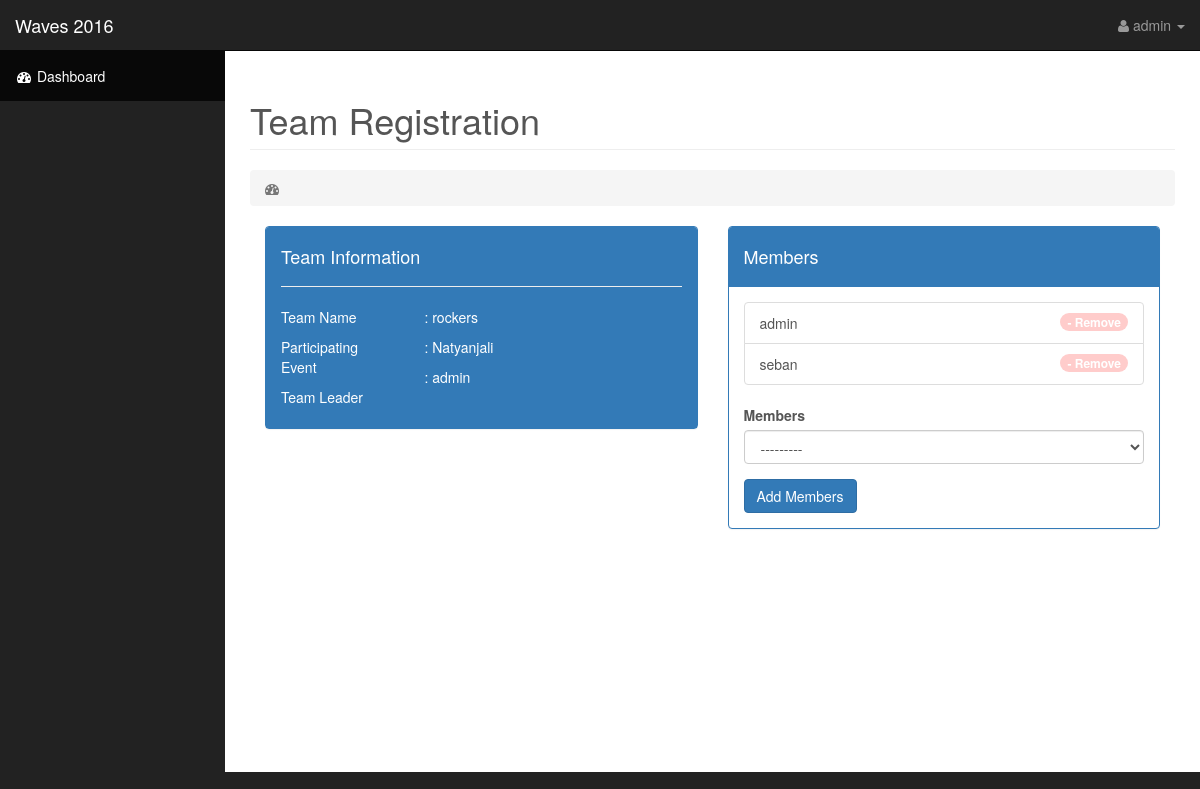
Screenshot of /events/teamcreate/1 (signed in) with the database file from the repository.
### team/models.py (models this page shows)
class Team(models.Model):
	team_name = models.CharField(max_length=120, unique=True)
	event = models.ForeignKey(Event,max_length=120, related_name = "event_team", on_delete = models.CASCADE)
	team_lead = models.ForeignKey(User, related_name = "team_lead", on_delete = models.CASCADE)

class Team_Members(models.Model):
	team = models.ForeignKey(Team, related_name = "team",on_delete=models.CASCADE)
	members = models.ForeignKey(User, related_name = "team_members",on_delete=models.CASCADE, blank=True, null=True)

### events/models.py (models this page shows)
class Event(models.Model):
    eventName = models.CharField(max_length=100)
    eventDate = models.DateTimeField(blank=True, null=True)
    eventRules = models.FileField(upload_to = "adminuploads/events/rules/" , blank=True, null=True)
    eventpic = models.ImageField(upload_to = "adminuploads/events/pics/" ,blank=True, null=True)
    event_desc = models.TextField(blank=True, null=True)
    event_type = models.CharField(max_length=1, choices=EVENT_TYPES)
    event_category = models.CharField(max_length=50, choices = CATEGORY, default='')
    def __str__(self):
        return self.eventName

### team/views.py (the view)
# urls.py: url(r'^events/teamcreate/([0-9]+)','team.views.Team_Create_Event', name='teamcreateevent'),
def Team_Create_Event(request,pkid):
	u = Event.objects.get(pk=pkid)
	membersdisabled = True
	if request.method == 'POST':
		form = TeamFormEvent(request.POST, initial = {'team_lead': request.user.id, 'event' : u})
	else:
		form = TeamFormEvent(initial = {'team_lead': request.user.id, 'event' : u})
	print(form.errors)
	if form.is_valid():
		instance = form.save(commit=False)
		instance.event = u
		instance.team_lead = request.user
		instance.save()
	if Team.objects.filter(team_lead = request.user.id, event = u).count() != 0 :
		membersdisabled = False
		form = Team.objects.get(team_lead = request.user.id, event = u)
	if request.GET.get('id'):
		idd = request.GET.get('id')
		Team_Members.objects.get(id=idd, team__event = u).delete()
		return HttpResponseRedirect("events/teamcreate/" + str(u.id))
	members = Team_Members.objects.filter(team__team_lead = request.user, team__event = u)
	if Team.objects.filter(team_lead = request.user.id, event = u).count() > 0:
		form2 = MemberForm(request.POST or None, initial = {'team': Team.objects.get(team_lead = request.user.id, event = u)})
	else:
		form2 = MemberForm(request.POST or None)
	print(form2)
	if form2.is_valid():
		instance = form2.save(commit=False)
		instance.team = Team.objects.get(team_lead = request.user.id, event = u)
		instance.save()
	context = {
		'form': form,
		'dis' : membersdisabled,
		'members': members,
		'form2': form2
	}
	return render(request, "teamcreate.html", context)

### team/forms.py
class MemberForm(forms.ModelForm):
	class Meta:
		model = Team_Members
		exclude = []
		widgets = {'team': forms.HiddenInput()}

### templates/teamcreate.html (shortened to what this page needs)
{% extends 'base.html' %}
{% load crispy_forms_tags %}
{% block heading %}
Team Registration
{% endblock %}
{% block content %}
<div class="col-md-6">
<div class="panel panel-primary panel-transparent">
<div class="panel-heading">
<h4>Team Information</h4>
{% if dis %}
<form method="POST">
		{% csrf_token %}
			{{  form|crispy }}
			{{  form.errors }}
		<input class = "btn btn-primary" type = "submit" value = "Create Team">
	</form>
{% else %}
<hr>
<div class = "row">
<div class = "col-md-4">
<p>Team Name           </p>
<p>Participating Event </p>
<p>Team Leader         </p>
</div>
<div class = "col-md-8">
<p>: {{ form.team_name }}</p>
<p>: {{ form.event }}</p>
<p>: {{ form.team_lead }}</p>
</div>
</div>
{% endif %}
</div>
</div>
</div>
<div class="col-md-6">
<div class="panel panel-primary panel-transparent">
<div class="panel-heading">
<h4>Members</h4>
</div>
<div class="panel-body">
<div class = "list-group">
            {% for field in members %}
    <a href = "/events/teamcreate/{{ form.event.id }}/?id={{ field.id }}" class="list-group-item">
    {{ field.members }}<span style = "background-color:#ffcccb;" class="badge">- Remove</span>
    </a>
  {% endfor %}
</div>
{% if dis %}
<input class = "btn btn-primary disabled" type = "submit" value = "Add Members">
{% else %}
<form method="POST">
		{{ form2|crispy }}
		<input class = "btn btn-primary" type = "submit" value = "Add Members">
</form>
{% endif %}
</div>
</div>
</div>
{% endblock %}

### templates/base.html (shortened to what this page needs)
{% load staticfiles %}
<!DOCTYPE html>
<html lang="en">
<head>
    <link href="{% static 'css/bootstrap.min.css' %}" rel="stylesheet">
    <link href="{% static 'css/sb-admin.css' %}" rel="stylesheet">
    <link href="{% static 'css/plugins/morris.css' %}" rel="stylesheet">
    <link href="{% static 'font-awesome/css/font-awesome.min.css' %}" rel="stylesheet" type="text/css">
</head>
<body>
    <div id="wrapper">
        <nav class="navbar navbar-inverse navbar-fixed-top" role="navigation">
            <div class="navbar-header">
                <a class="navbar-brand" href="/">Waves 2016</a>
            </div>
            <ul class="nav navbar-right top-nav">
                <li class="dropdown">
                    <a href="#" class="dropdown-toggle" data-toggle="dropdown"><i class="fa fa-user"></i>
                    {% if request.user.profile.name %}
                        {{ request.user.profile.name }}
                    {% else %}
                        {{  request.user.username }}
                    {% endif %}
                    <b class="caret"></b></a>
                </li>
            </ul>
            <div class="collapse navbar-collapse navbar-ex1-collapse">
                <ul class="nav navbar-nav side-nav">
                    <li class="active">
                        <a href="{% url 'profile' %}"><i class="fa fa-fw fa-dashboard"></i> Dashboard</a>
                    </li>
                </ul>
            </div>
        </nav>
        <div id="page-wrapper">
            <div class="container-fluid">
                <div class="row">
                    <div class="col-lg-12">
                        <h1 class="page-header">
                            {% block heading %}
                            {% endblock %}
                        </h1>
                        <ol class="breadcrumb">
                            <li class="active">
                                <i class="fa fa-dashboard"></i>
                            </li>
                        </ol>
                    </div>
                </div>
                <div class="row">
                    <div class="col-lg-12 minhei">
                        {% block content %}
                        {% endblock %}
                    </div>
                </div>
            </div>
        </div>
    </div>
</body>
</html>

### static/assets/css/sb-admin.css (style rules this page uses)
body { margin-top: 100px; background-color: #222; }
@media (min-width:768px) { body { margin-top: 50px; } }
#wrapper { padding-left: 0; }
#page-wrapper { width: 100%; padding: 0; background-color: #fff; }
@media (min-width:768px) { #wrapper { padding-left: 225px; } }
@media (min-width:768px) { #page-wrapper { padding: 10px; } }
.top-nav { padding: 0 15px; }
.top-nav>li { display: inline-block; float: left; }
.top-nav>li>a { padding-top: 15px; padding-bottom: 15px; line-height: 20px; color: #999; }
@media (min-width:768px) { .side-nav { position: fixed; top: 51px; left: 225px; width: 225px; margin-left: -225px; border: none; border-radius: 0; overflow-y: auto; background-color: #222; bottom: 0; overflow-x: hidden; padding-bottom: 40px; } }
@media (min-width:768px) { .side-nav>li>a { width: 225px; } }

### templates/base.html (style rules this page uses)
.minhei { min-height: 67vh; }
body { color:#555; }

### rows the page displays
Team: team_name "rockers", event "Natyanjali", team_lead "admin"
Team_Members: members "admin"
Team_Members: members "seban"

### other values shown
{{ request.user.username }} "admin"
